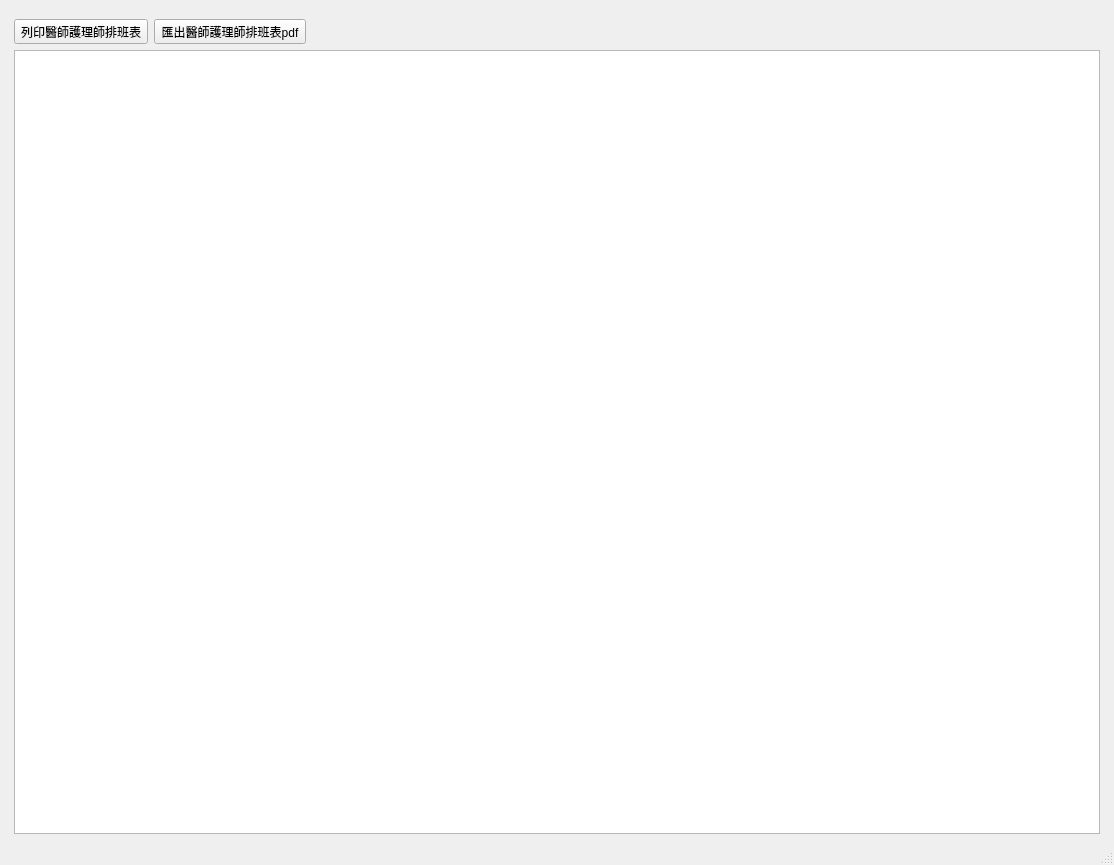
<?xml version="1.0" encoding="UTF-8"?>
<ui version="4.0">
 <class>WindowInsScheduleTable</class>
 <widget class="QMainWindow" name="WindowInsScheduleTable">
  <property name="geometry">
   <rect>
    <x>0</x>
    <y>0</y>
    <width>1114</width>
    <height>865</height>
   </rect>
  </property>
  <property name="windowTitle">
   <string>醫師護士排班表</string>
  </property>
  <widget class="QWidget" name="centralwidget">
   <layout class="QHBoxLayout" name="horizontalLayout">
    <item>
     <layout class="QVBoxLayout" name="verticalLayout">
      <property name="leftMargin">
       <number>5</number>
      </property>
      <property name="topMargin">
       <number>10</number>
      </property>
      <property name="rightMargin">
       <number>5</number>
      </property>
      <item>
       <layout class="QHBoxLayout" name="horizontalLayout_2">
        <item>
         <widget class="QToolButton" name="toolButton_print">
          <property name="text">
           <string>列印醫師護理師排班表</string>
          </property>
          <property name="icon">
           <iconset>
            <normaloff>../icons/printer-printing.png</normaloff>../icons/printer-printing.png</iconset>
          </property>
          <property name="toolButtonStyle">
           <enum>Qt::ToolButtonTextBesideIcon</enum>
          </property>
         </widget>
        </item>
        <item>
         <widget class="QToolButton" name="toolButton_export_pdf">
          <property name="text">
           <string>匯出醫師護理師排班表pdf</string>
          </property>
          <property name="icon">
           <iconset>
            <normaloff>../icons/document-export.svg</normaloff>../icons/document-export.svg</iconset>
          </property>
          <property name="toolButtonStyle">
           <enum>Qt::ToolButtonTextBesideIcon</enum>
          </property>
         </widget>
        </item>
        <item>
         <spacer name="horizontalSpacer">
          <property name="orientation">
           <enum>Qt::Horizontal</enum>
          </property>
          <property name="sizeHint" stdset="0">
           <size>
            <width>40</width>
            <height>20</height>
           </size>
          </property>
         </spacer>
        </item>
       </layout>
      </item>
      <item>
       <widget class="QTextEdit" name="textEdit_schedule_table">
        <property name="html">
         <string>&lt;!DOCTYPE HTML PUBLIC &quot;-//W3C//DTD HTML 4.0//EN&quot; &quot;http://www.w3.org/TR/REC-html40/strict.dtd&quot;&gt;
&lt;html&gt;&lt;head&gt;&lt;meta name=&quot;qrichtext&quot; content=&quot;1&quot; /&gt;&lt;style type=&quot;text/css&quot;&gt;
p, li { white-space: pre-wrap; }
&lt;/style&gt;&lt;/head&gt;&lt;body style=&quot; font-family:'Poppins'; font-size:10pt; font-weight:400; font-style:normal;&quot;&gt;
&lt;p style=&quot;-qt-paragraph-type:empty; margin-top:0px; margin-bottom:0px; margin-left:0px; margin-right:0px; -qt-block-indent:0; text-indent:0px; font-family:'Cantarell';&quot;&gt;&lt;br /&gt;&lt;/p&gt;&lt;/body&gt;&lt;/html&gt;</string>
        </property>
       </widget>
      </item>
     </layout>
    </item>
   </layout>
  </widget>
  <widget class="QStatusBar" name="statusbar"/>
  <widget class="QMenuBar" name="menubar">
   <property name="geometry">
    <rect>
     <x>0</x>
     <y>0</y>
     <width>1114</width>
     <height>33</height>
    </rect>
   </property>
  </widget>
 </widget>
 <resources/>
 <connections/>
</ui>
